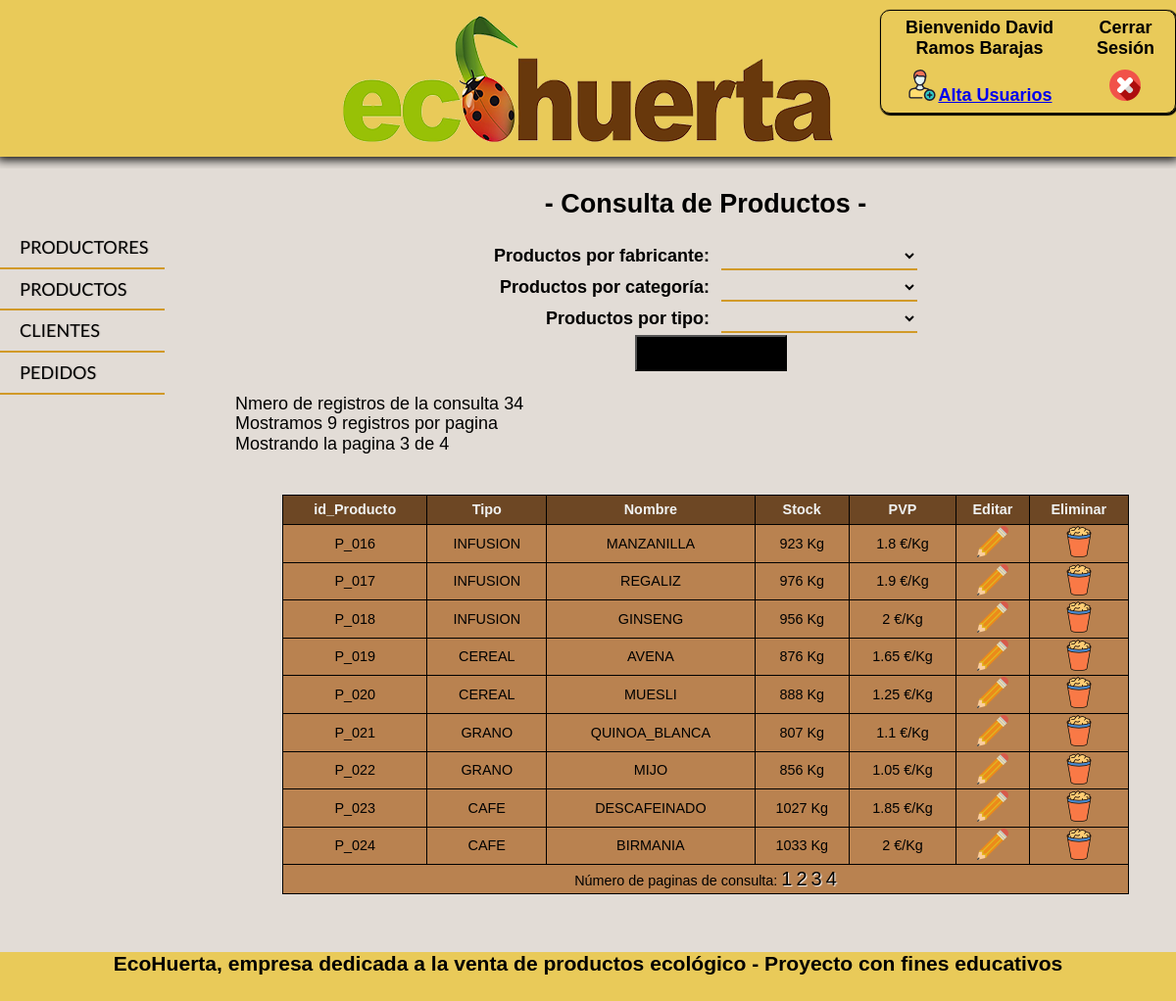
Screenshot of /php/consulta_producto.php?pagina=3 (signed in) with the database file from the repository.
### tables this page shows
CREATE TABLE `productos` (
  `ID_PRODUCTO` varchar(5) NOT NULL,
  `ID_PRODUCTOR` varchar(5) NOT NULL,
  `NOM_COMERCIAL_PRODUCTO` varchar(30) NOT NULL,
  `TIPO_PRODUCTO` varchar(20) NOT NULL,
  `FAMILIA_PRODUCTO` varchar(20) NOT NULL,
  `KG_STOCK_PRODUCTO` int(4) NOT NULL,
  `PVP_KG_STOCK` float NOT NULL,
  `IMAGEN_PRODUCTO` longblob
);

### resources/funciones/funciones_productos.php (the view, shortened to what this page needs)
<?php
function select_producto_familia(){
    include("config.php");
    try {
        $conn = new PDO('mysql:host='.$host.';dbname=' . $bd, $usuario, $pass, array(PDO::MYSQL_ATTR_INIT_COMMAND => 'SET NAMES  \'UTF8\''));
        $conn->setAttribute(PDO::ATTR_ERRMODE, PDO::ERRMODE_EXCEPTION);
    } catch (PDOException $e) {
        print "  <p>Error: No puede conectarse con la base de datos.</p>\n\n";
        print "  <p>Error: " . $e->getMessage() . "</p>\n";
        exit();
    }
    $sql = "SELECT DISTINCT FAMILIA_PRODUCTO FROM productos";
    $statement = $conn ->prepare($sql);
    $statement->execute();
    $select_producto_familia = " ";
    $select_producto_familia.= "<option value=\"nulos\"></option>";
    while ($fila  = $statement -> fetch(PDO::FETCH_ASSOC))
    {
        $select_producto_familia.= "<option value=".$fila['FAMILIA_PRODUCTO'].">".$fila['FAMILIA_PRODUCTO']."</option>";
    }
    return $select_producto_familia;
};
function select_producto_tipo(){
    include("config.php");
    try {
        $conn = new PDO('mysql:host='.$host.';dbname=' . $bd, $usuario, $pass, array(PDO::MYSQL_ATTR_INIT_COMMAND => 'SET NAMES  \'UTF8\''));
        $conn->setAttribute(PDO::ATTR_ERRMODE, PDO::ERRMODE_EXCEPTION);
    } catch (PDOException $e) {
        print "  <p>Error: No puede conectarse con la base de datos.</p>\n\n";
        print "  <p>Error: " . $e->getMessage() . "</p>\n";
        exit();
    }
    $sql = "SELECT DISTINCT TIPO_PRODUCTO FROM productos";
    $statement = $conn ->prepare($sql);
    $statement->execute();
    $devuelve_select_tipo = " ";
    $devuelve_select_tipo.= "<option value=\"nulos\"></option>";
    while ($fila  = $statement -> fetch(PDO::FETCH_ASSOC))
    {
        $devuelve_select_tipo.= "<option value=".$fila['TIPO_PRODUCTO'].">".$fila['TIPO_PRODUCTO']."</option>";
    }
    return $devuelve_select_tipo;
};
function consultar_productos_total(){
    include("config.php");
     $sql= "SELECT * FROM productos";
    try {
        $conn = new PDO('mysql:host='.$host.';dbname=' . $bd, $usuario, $pass, array(PDO::MYSQL_ATTR_INIT_COMMAND => 'SET NAMES  \'UTF8\''));
        $conn->setAttribute(PDO::ATTR_ERRMODE, PDO::ERRMODE_EXCEPTION);
    } catch (PDOException $e) {
        print "  <p>Error: No puede conectarse con la base de datos.</p>\n\n";
        print "  <p>Error: " . $e->getMessage() . "</p>\n";
        exit();
    }
    if (isset($_GET['pagina'])){
         if ($_GET['pagina']==0){
            header("Location:consulta_producto.php");
        } else {
            $pagina=$_GET['pagina'];
        }
    } else {
         $pagina=1;
    }
    $tamano_paginas=9;
    $empezar_desde = ($pagina-1)*$tamano_paginas;
    $statement = $conn ->prepare($sql);
    $statement->execute();
    $num_filas=$statement->rowCount();
    $total_paginas=ceil($num_filas/$tamano_paginas);
    $devuelve_select = " ";
    $devuelve_select .=   "Nmero de registros de la consulta " . $num_filas . "<br>";
    $devuelve_select .=   "Mostramos  " . $tamano_paginas . " registros por pagina <br>";
    $devuelve_select .=   "Mostrando la pagina " . $pagina . " de " .$total_paginas."<br>";
    $devuelve_select .= "<br>";
    $devuelve_select .= "<br>";
    $sql_limite = "SELECT * FROM productos LIMIT $empezar_desde, $tamano_paginas";
    $statement = $conn ->prepare($sql_limite);
    $statement->execute();
    while ($fila  = $statement -> fetch(PDO::FETCH_ASSOC))
    {
        $ref=$fila['ID_PRODUCTO'];
        $devuelve_select.= "<tr><td>".$fila['ID_PRODUCTO']."</td><td>".$fila['TIPO_PRODUCTO']."</td><td>".$fila['NOM_COMERCIAL_PRODUCTO']."</td>
        <td>".$fila['KG_STOCK_PRODUCTO']." Kg</td><td>".$fila['PVP_KG_STOCK']." &#8364/Kg </td>
        <td><a href='modificar_producto.php?ref=$ref'> <img src='../img/edit.png'></a></td>
        <td><a href='borrar_producto.php?ref=$ref'><img src='../img/basket.png'></a></td></tr>";
    }
     $devuelve_select .= "<tr><td colspan=7> Número de paginas de consulta: ";
    for ($i=1; $i<=$total_paginas;$i++){
         $devuelve_select .= "<a class='enlaces' href='?pagina=". $i . "'>". $i . "</a>   ";
    }
    $devuelve_select .= "</td></tr>";
    return $devuelve_select;
};

### css/layout.css (style rules this page uses)
* { margin:0; padding: 0; }
html { font-size: 16px; font-family: 'Lato', sans-serif; }
body { background-color: #E2DCD6; }

### css/consulta_productor.css (style rules this page uses)
* { margin:0; padding: 0; box-sizing: border-box; }
html { font-family: Lato; font-size: 18px; }
table.tabla_muestra_productor tr { height:30px; }
.tabla_muestra_productor tr td { border:solid 1px black; padding: 1px; text-align: center; font-size: 0.8rem; }
a.enlaces { font-size: 20px; text-shadow: 1px 1px 1px white; text-decoration: none; color:black; }

### rows the page displays
productos: ID_PRODUCTO "P_016", TIPO_PRODUCTO "INFUSION", NOM_COMERCIAL_PRODUCTO "MANZANILLA", KG_STOCK_PRODUCTO "923", PVP_KG_STOCK "1.8"
productos: ID_PRODUCTO "P_017", TIPO_PRODUCTO "INFUSION", NOM_COMERCIAL_PRODUCTO "REGALIZ", KG_STOCK_PRODUCTO "976", PVP_KG_STOCK "1.9"
productos: ID_PRODUCTO "P_018", TIPO_PRODUCTO "INFUSION", NOM_COMERCIAL_PRODUCTO "GINSENG", KG_STOCK_PRODUCTO "956", PVP_KG_STOCK "2"
productos: ID_PRODUCTO "P_019", TIPO_PRODUCTO "CEREAL", NOM_COMERCIAL_PRODUCTO "AVENA", KG_STOCK_PRODUCTO "876", PVP_KG_STOCK "1.65"
productos: ID_PRODUCTO "P_020", TIPO_PRODUCTO "CEREAL", NOM_COMERCIAL_PRODUCTO "MUESLI", KG_STOCK_PRODUCTO "888", PVP_KG_STOCK "1.25"
productos: ID_PRODUCTO "P_021", TIPO_PRODUCTO "GRANO", NOM_COMERCIAL_PRODUCTO "QUINOA_BLANCA", KG_STOCK_PRODUCTO "807", PVP_KG_STOCK "1.1"
productos: ID_PRODUCTO "P_022", TIPO_PRODUCTO "GRANO", NOM_COMERCIAL_PRODUCTO "MIJO", KG_STOCK_PRODUCTO "856", PVP_KG_STOCK "1.05"
productos: ID_PRODUCTO "P_023", TIPO_PRODUCTO "CAFE", NOM_COMERCIAL_PRODUCTO "DESCAFEINADO", KG_STOCK_PRODUCTO "1027", PVP_KG_STOCK "1.85"
productos: ID_PRODUCTO "P_024", TIPO_PRODUCTO "CAFE", NOM_COMERCIAL_PRODUCTO "BIRMANIA", KG_STOCK_PRODUCTO "1033", PVP_KG_STOCK "2"

### other values shown
$usuario "Bienvenido David Ramos Barajas"
